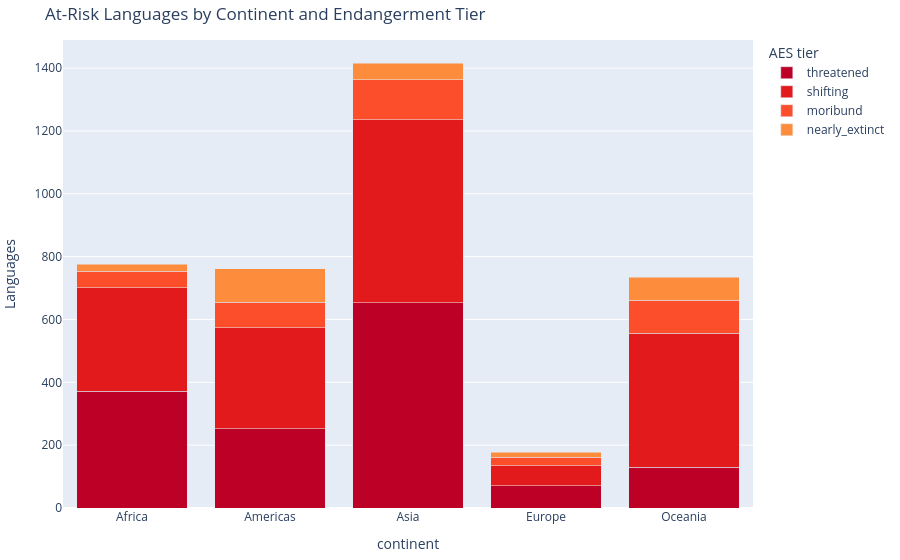

This figure's notebook cell:
### Markdown cell above
## 4 · Stacked bar chart — endangerment tier by continent

### Code cell
tier_df = df.groupby(["continent", "endangerment"], as_index=False).size()
tier_df = tier_df.rename(columns={"size": "count"})
tier_df["endangerment"] = pd.Categorical(tier_df["endangerment"], categories=ENDANGERMENT_ORDER, ordered=True)

fig = px.bar(
    tier_df,
    x="continent",
    y="count",
    color="endangerment",
    barmode="stack",
    category_orders={"endangerment": ENDANGERMENT_ORDER},
    labels={"count": "Languages", "endangerment": "AES tier"},
    title="At-Risk Languages by Continent and Endangerment Tier",
    color_discrete_sequence=px.colors.sequential.YlOrRd_r,
)
fig.update_layout(margin=dict(l=10, r=10, t=40, b=10))
fig.show()

### Figure 1 — Plotly figure (JSON) as saved in the notebook; plotly's stock layout.template omitted (floating-point values rounded to 4 significant figures)
{"data": [{"hovertemplate": "AES tier=threatened<br>continent=%{x}<br>Languages=%{y}<extra></extra>", "legendgroup": "threatened", "marker": {"color": "rgb(189,0,38)", "pattern": {"shape": ""}}, "name": "threatened", "orientation": "v", "showlegend": true, "textposition": "auto", "type": "bar", "x": ["Africa", "Americas", "Asia", "Europe", "Oceania"], "xaxis": "x", "y": [372, 253, 653, 71, 130], "yaxis": "y"}, {"hovertemplate": "AES tier=shifting<br>continent=%{x}<br>Languages=%{y}<extra></extra>", "legendgroup": "shifting", "marker": {"color": "rgb(227,26,28)", "pattern": {"shape": ""}}, "name": "shifting", "orientation": "v", "showlegend": true, "textposition": "auto", "type": "bar", "x": ["Africa", "Americas", "Asia", "Europe", "Oceania"], "xaxis": "x", "y": [329, 320, 583, 64, 426], "yaxis": "y"}, {"hovertemplate": "AES tier=moribund<br>continent=%{x}<br>Languages=%{y}<extra></extra>", "legendgroup": "moribund", "marker": {"color": "rgb(252,78,42)", "pattern": {"shape": ""}}, "name": "moribund", "orientation": "v", "showlegend": true, "textposition": "auto", "type": "bar", "x": ["Africa", "Americas", "Asia", "Europe", "Oceania"], "xaxis": "x", "y": [53, 82, 127, 27, 105], "yaxis": "y"}, {"hovertemplate": "AES tier=nearly_extinct<br>continent=%{x}<br>Languages=%{y}<extra></extra>", "legendgroup": "nearly_extinct", "marker": {"color": "rgb(253,141,60)", "pattern": {"shape": ""}}, "name": "nearly_extinct", "orientation": "v", "showlegend": true, "textposition": "auto", "type": "bar", "x": ["Africa", "Americas", "Asia", "Europe", "Oceania"], "xaxis": "x", "y": [21, 106, 52, 15, 73], "yaxis": "y"}], "layout": {"barmode": "stack", "legend": {"title": {"text": "AES tier"}, "tracegroupgap": 0}, "margin": {"b": 10, "l": 10, "r": 10, "t": 40}, "title": {"text": "At-Risk Languages by Continent and Endangerment Tier"}, "xaxis": {"anchor": "y", "domain": [0, 1], "title": {"text": "continent"}}, "yaxis": {"anchor": "x", "domain": [0, 1], "title": {"text": "Languages"}}}}
